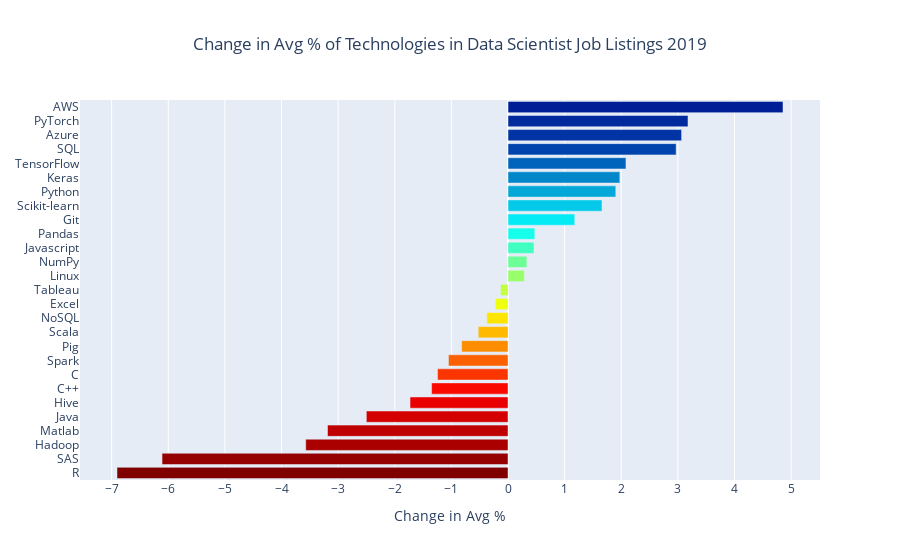

This figure's notebook cell:
### Code cell
cmax=50
cmin=200
color_s = np.linspace(cmin, cmax, 30)

data = [
    go.Bar(
        y=df_over_five_all_c.index,          
        x=df_over_five_all_c['Change in Avg'],
        orientation='h',
        marker=dict(
            colorscale='Jet',
            #cauto=True,
            color=color_s
        ),
        
        
        # text=p_s_df['Score'],
        # textposition='outside',
        # textfont=dict(size=10)
    )
]

layout = {
    'title': 'Change in Avg % of Technologies in Data Scientist Job Listings 2019',
    'xaxis': {'title': 'Change in Avg %', 'tickmode': 'linear'},

    'title_x':0.5,
    'height': 700
    
}

fig = go.Figure(data=data, layout=layout)
py.iplot(fig)

### Figure 1 — Plotly figure (JSON) as saved in the notebook; plotly's stock layout.template omitted (floating-point values rounded to 4 significant figures)
{"data": [{"marker": {"color": [200, 194.8, 189.7, 184.5, 179.3, 174.1, 169.0, 163.8, 158.6, 153.4, 148.3, 143.1, 137.9, 132.8, 127.6, 122.4, 117.2, 112.1, 106.9, 101.7, 96.55, 91.38, 86.21, 81.03, 75.86, 70.69, 65.52, 60.34, 55.17, 50], "colorscale": [[0, "rgb(0,0,131)"], [0.2, "rgb(0,60,170)"], [0.4, "rgb(5,255,255)"], [0.6, "rgb(255,255,0)"], [0.8, "rgb(250,0,0)"], [1, "rgb(128,0,0)"]]}, "orientation": "h", "type": "bar", "x": [-6.905, -6.11, -3.573, -3.187, -2.502, -1.73, -1.35, -1.245, -1.051, -0.8194, -0.5261, -0.3746, -0.2252, -0.1312, 0.2889, 0.333, 0.4594, 0.4736, 1.178, 1.66, 1.903, 1.974, 2.083, 2.969, 3.065, 3.178, 4.856], "y": ["R", "SAS", "Hadoop", "Matlab", "Java", "Hive", "C++", "C", "Spark", "Pig", "Scala", "NoSQL", "Excel", "Tableau", "Linux", "NumPy", "Javascript", "Pandas", "Git", "Scikit-learn", "Python", "Keras", "TensorFlow", "SQL", "Azure", "PyTorch", "AWS"]}], "layout": {"autosize": true, "title": {"text": "Change in Avg % of Technologies in Data Scientist Job Listings 2019", "x": 0.5}, "xaxis": {"autorange": true, "range": [-7.559, 5.509], "tickmode": "linear", "title": {"text": "Change in Avg %"}, "type": "linear"}, "yaxis": {"autorange": true, "range": [-0.5, 26.5], "type": "category"}}}
